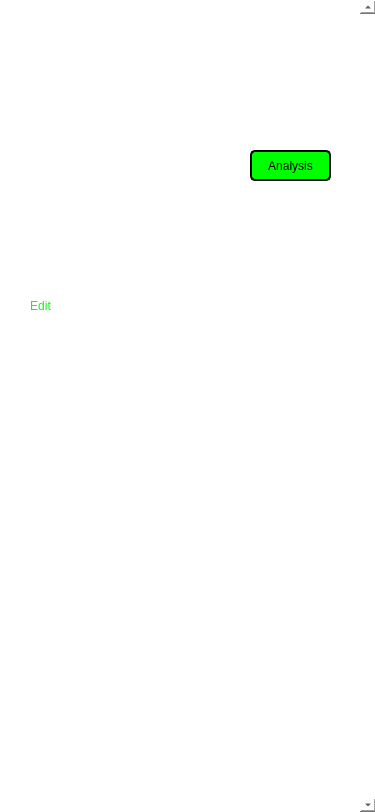
<?xml version="1.0" encoding="UTF-8"?>
<ui version="4.0">
 <class>Secmainwindow</class>
 <widget class="QDialog" name="Secmainwindow">
  <property name="geometry">
   <rect>
    <x>0</x>
    <y>0</y>
    <width>375</width>
    <height>812</height>
   </rect>
  </property>
  <property name="minimumSize">
   <size>
    <width>375</width>
    <height>812</height>
   </size>
  </property>
  <property name="maximumSize">
   <size>
    <width>375</width>
    <height>812</height>
   </size>
  </property>
  <property name="windowTitle">
   <string>Dialog</string>
  </property>
  <property name="styleSheet">
   <string notr="true">background-color: rgb(255, 255, 255);</string>
  </property>
  <widget class="QWidget" name="widget" native="true">
   <property name="geometry">
    <rect>
     <x>0</x>
     <y>0</y>
     <width>375</width>
     <height>812</height>
    </rect>
   </property>
   <property name="minimumSize">
    <size>
     <width>375</width>
     <height>812</height>
    </size>
   </property>
   <property name="maximumSize">
    <size>
     <width>375</width>
     <height>812</height>
    </size>
   </property>
   <widget class="QLabel" name="secpage_pic">
    <property name="geometry">
     <rect>
      <x>0</x>
      <y>0</y>
      <width>375</width>
      <height>812</height>
     </rect>
    </property>
    <property name="minimumSize">
     <size>
      <width>375</width>
      <height>812</height>
     </size>
    </property>
    <property name="maximumSize">
     <size>
      <width>375</width>
      <height>812</height>
     </size>
    </property>
    <property name="text">
     <string/>
    </property>
    <property name="pixmap">
     <pixmap>images/secmainwindow.png</pixmap>
    </property>
   </widget>
   <widget class="QPushButton" name="go_summary">
    <property name="geometry">
     <rect>
      <x>250</x>
      <y>150</y>
      <width>81</width>
      <height>31</height>
     </rect>
    </property>
    <property name="cursor">
     <cursorShape>OpenHandCursor</cursorShape>
    </property>
    <property name="styleSheet">
     <string notr="true">QPushButton{
	font: 700 14pt &quot;맑은 고딕&quot;;
	color: rgb(0,0,0);
	background-color:rgb(0,255,0);
	border: 2px solid rgb(0,0,0);
	border-radius: 5px;
}</string>
    </property>
    <property name="text">
     <string>Analysis</string>
    </property>
    <property name="flat">
     <bool>true</bool>
    </property>
   </widget>
   <widget class="QPushButton" name="go_adding">
    <property name="geometry">
     <rect>
      <x>329</x>
      <y>297</y>
      <width>20</width>
      <height>20</height>
     </rect>
    </property>
    <property name="cursor">
     <cursorShape>OpenHandCursor</cursorShape>
    </property>
    <property name="styleSheet">
     <string notr="true">border: 0px; background-color:rgba(255,255,255,0.0)</string>
    </property>
    <property name="text">
     <string/>
    </property>
    <property name="flat">
     <bool>true</bool>
    </property>
   </widget>
   <widget class="QPushButton" name="edit_btn">
    <property name="enabled">
     <bool>true</bool>
    </property>
    <property name="geometry">
     <rect>
      <x>20</x>
      <y>290</y>
      <width>41</width>
      <height>31</height>
     </rect>
    </property>
    <property name="cursor">
     <cursorShape>OpenHandCursor</cursorShape>
    </property>
    <property name="styleSheet">
     <string notr="true">QPushButton{
	font: 700 14pt &quot;맑은 고딕&quot;;
	color: rgb(0,255,0);
	background-color:rgb(255,255,255);
	border: 0px solid rgb(0,0,0);
	border-radius: 5px;
}</string>
    </property>
    <property name="text">
     <string>Edit</string>
    </property>
    <property name="flat">
     <bool>true</bool>
    </property>
   </widget>
   <widget class="QPushButton" name="go_planning">
    <property name="geometry">
     <rect>
      <x>317</x>
      <y>359</y>
      <width>20</width>
      <height>20</height>
     </rect>
    </property>
    <property name="cursor">
     <cursorShape>OpenHandCursor</cursorShape>
    </property>
    <property name="styleSheet">
     <string notr="true">border: 0px; background-color:rgba(255,255,255,0.0)</string>
    </property>
    <property name="text">
     <string/>
    </property>
    <property name="flat">
     <bool>true</bool>
    </property>
   </widget>
   <widget class="QLineEdit" name="month_line">
    <property name="enabled">
     <bool>true</bool>
    </property>
    <property name="geometry">
     <rect>
      <x>50</x>
      <y>160</y>
      <width>191</width>
      <height>31</height>
     </rect>
    </property>
    <property name="toolTip">
     <string>&lt;html&gt;&lt;head/&gt;&lt;body&gt;&lt;p&gt;&lt;br/&gt;&lt;/p&gt;&lt;/body&gt;&lt;/html&gt;</string>
    </property>
    <property name="whatsThis">
     <string>&lt;!DOCTYPE HTML PUBLIC &quot;-//W3C//DTD HTML 4.0//EN&quot; &quot;http://www.w3.org/TR/REC-html40/strict.dtd&quot;&gt;
&lt;html&gt;&lt;head&gt;&lt;meta name=&quot;qrichtext&quot; content=&quot;1&quot; /&gt;&lt;meta charset=&quot;utf-8&quot; /&gt;&lt;style type=&quot;text/css&quot;&gt;
p, li { white-space: pre-wrap; }
hr { height: 1px; border-width: 0; }
&lt;/style&gt;&lt;/head&gt;&lt;body style=&quot; font-family:'맑은 고딕'; font-size:12pt; font-weight:700; font-style:normal;&quot;&gt;
&lt;p align=&quot;right&quot; style=&quot; margin-top:12px; margin-bottom:12px; margin-left:0px; margin-right:0px; -qt-block-indent:0; text-indent:0px;&quot;&gt;&lt;br /&gt;&lt;/p&gt;&lt;/body&gt;&lt;/html&gt;</string>
    </property>
    <property name="styleSheet">
     <string notr="true">background-color: rgba(255, 255, 255, 0.0);
color: rgb(255, 255, 255);
font: 700 26pt &quot;맑은 고딕&quot;;
</string>
    </property>
    <property name="text">
     <string>January</string>
    </property>
    <property name="frame">
     <bool>false</bool>
    </property>
    <property name="alignment">
     <set>Qt::AlignLeading|Qt::AlignLeft|Qt::AlignVCenter</set>
    </property>
    <property name="readOnly">
     <bool>true</bool>
    </property>
   </widget>
   <widget class="QLineEdit" name="income_line">
    <property name="geometry">
     <rect>
      <x>187</x>
      <y>201</y>
      <width>137</width>
      <height>21</height>
     </rect>
    </property>
    <property name="toolTip">
     <string>&lt;html&gt;&lt;head/&gt;&lt;body&gt;&lt;p&gt;&lt;br/&gt;&lt;/p&gt;&lt;/body&gt;&lt;/html&gt;</string>
    </property>
    <property name="whatsThis">
     <string>&lt;!DOCTYPE HTML PUBLIC &quot;-//W3C//DTD HTML 4.0//EN&quot; &quot;http://www.w3.org/TR/REC-html40/strict.dtd&quot;&gt;
&lt;html&gt;&lt;head&gt;&lt;meta name=&quot;qrichtext&quot; content=&quot;1&quot; /&gt;&lt;meta charset=&quot;utf-8&quot; /&gt;&lt;style type=&quot;text/css&quot;&gt;
p, li { white-space: pre-wrap; }
hr { height: 1px; border-width: 0; }
&lt;/style&gt;&lt;/head&gt;&lt;body style=&quot; font-family:'맑은 고딕'; font-size:12pt; font-weight:700; font-style:normal;&quot;&gt;
&lt;p align=&quot;right&quot; style=&quot; margin-top:12px; margin-bottom:12px; margin-left:0px; margin-right:0px; -qt-block-indent:0; text-indent:0px;&quot;&gt;&lt;br /&gt;&lt;/p&gt;&lt;/body&gt;&lt;/html&gt;</string>
    </property>
    <property name="styleSheet">
     <string notr="true">background-color: rgba(255, 255, 255, 0.0);
color: rgb(255, 255, 255);
font: 700 14pt &quot;맑은 고딕&quot;;
</string>
    </property>
    <property name="text">
     <string/>
    </property>
    <property name="frame">
     <bool>false</bool>
    </property>
    <property name="alignment">
     <set>Qt::AlignCenter</set>
    </property>
    <property name="readOnly">
     <bool>true</bool>
    </property>
   </widget>
   <widget class="QLineEdit" name="expense_line">
    <property name="geometry">
     <rect>
      <x>187</x>
      <y>225</y>
      <width>137</width>
      <height>21</height>
     </rect>
    </property>
    <property name="toolTip">
     <string>&lt;html&gt;&lt;head/&gt;&lt;body&gt;&lt;p&gt;&lt;br/&gt;&lt;/p&gt;&lt;/body&gt;&lt;/html&gt;</string>
    </property>
    <property name="whatsThis">
     <string>&lt;!DOCTYPE HTML PUBLIC &quot;-//W3C//DTD HTML 4.0//EN&quot; &quot;http://www.w3.org/TR/REC-html40/strict.dtd&quot;&gt;
&lt;html&gt;&lt;head&gt;&lt;meta name=&quot;qrichtext&quot; content=&quot;1&quot; /&gt;&lt;meta charset=&quot;utf-8&quot; /&gt;&lt;style type=&quot;text/css&quot;&gt;
p, li { white-space: pre-wrap; }
hr { height: 1px; border-width: 0; }
&lt;/style&gt;&lt;/head&gt;&lt;body style=&quot; font-family:'맑은 고딕'; font-size:12pt; font-weight:700; font-style:normal;&quot;&gt;
&lt;p align=&quot;right&quot; style=&quot; margin-top:12px; margin-bottom:12px; margin-left:0px; margin-right:0px; -qt-block-indent:0; text-indent:0px;&quot;&gt;&lt;br /&gt;&lt;/p&gt;&lt;/body&gt;&lt;/html&gt;</string>
    </property>
    <property name="styleSheet">
     <string notr="true">background-color: rgba(255, 255, 255, 0.0);
color: rgb(255, 255, 255);
font: 700 14pt &quot;맑은 고딕&quot;;
</string>
    </property>
    <property name="text">
     <string/>
    </property>
    <property name="frame">
     <bool>false</bool>
    </property>
    <property name="alignment">
     <set>Qt::AlignCenter</set>
    </property>
    <property name="readOnly">
     <bool>true</bool>
    </property>
   </widget>
   <widget class="QPushButton" name="next_btn">
    <property name="geometry">
     <rect>
      <x>320</x>
      <y>213</y>
      <width>20</width>
      <height>20</height>
     </rect>
    </property>
    <property name="cursor">
     <cursorShape>OpenHandCursor</cursorShape>
    </property>
    <property name="styleSheet">
     <string notr="true">border: 0px; background-color:rgba(255,255,255,0.0)</string>
    </property>
    <property name="text">
     <string/>
    </property>
    <property name="flat">
     <bool>true</bool>
    </property>
   </widget>
   <widget class="QPushButton" name="back_btn">
    <property name="geometry">
     <rect>
      <x>38</x>
      <y>213</y>
      <width>20</width>
      <height>20</height>
     </rect>
    </property>
    <property name="cursor">
     <cursorShape>OpenHandCursor</cursorShape>
    </property>
    <property name="styleSheet">
     <string notr="true">border: 0px; background-color:rgba(255,255,255,0.0)</string>
    </property>
    <property name="text">
     <string/>
    </property>
    <property name="flat">
     <bool>true</bool>
    </property>
   </widget>
   <widget class="QLineEdit" name="target_line">
    <property name="geometry">
     <rect>
      <x>95</x>
      <y>343</y>
      <width>200</width>
      <height>21</height>
     </rect>
    </property>
    <property name="styleSheet">
     <string notr="true">font: 700 10pt &quot;맑은 고딕&quot;;
background-color: rgba(255, 255, 255, 0.0);
color: rgb(255,255,255);
border: 0px;</string>
    </property>
    <property name="readOnly">
     <bool>true</bool>
    </property>
   </widget>
   <widget class="QLineEdit" name="target_line_2">
    <property name="geometry">
     <rect>
      <x>33</x>
      <y>370</y>
      <width>281</width>
      <height>21</height>
     </rect>
    </property>
    <property name="styleSheet">
     <string notr="true">font: 700 10pt &quot;맑은 고딕&quot;;
color: rgb(0, 255, 0);
background-color: rgba(255, 255, 255, 0.0);
border: 0px;</string>
    </property>
    <property name="readOnly">
     <bool>true</bool>
    </property>
   </widget>
   <widget class="QLineEdit" name="target_line_3">
    <property name="geometry">
     <rect>
      <x>35</x>
      <y>343</y>
      <width>61</width>
      <height>21</height>
     </rect>
    </property>
    <property name="styleSheet">
     <string notr="true">font: 700 13pt &quot;맑은 고딕&quot;;
background-color: rgba(255, 255, 255, 0.0);
color: rgb(255,255,255);
border: 0px;</string>
    </property>
    <property name="readOnly">
     <bool>true</bool>
    </property>
   </widget>
   <widget class="QLineEdit" name="year">
    <property name="geometry">
     <rect>
      <x>50</x>
      <y>146</y>
      <width>113</width>
      <height>21</height>
     </rect>
    </property>
    <property name="styleSheet">
     <string notr="true">background-color: rgba(255, 255, 255, 0.0);
color: rgb(255, 255, 255);
font: 500 14pt &quot;맑은 고딕&quot;;
border:0;</string>
    </property>
   </widget>
   <widget class="QScrollBar" name="verticalScrollBar">
    <property name="geometry">
     <rect>
      <x>360</x>
      <y>0</y>
      <width>16</width>
      <height>812</height>
     </rect>
    </property>
    <property name="sizePolicy">
     <sizepolicy hsizetype="Fixed" vsizetype="Preferred">
      <horstretch>0</horstretch>
      <verstretch>0</verstretch>
     </sizepolicy>
    </property>
    <property name="maximum">
     <number>0</number>
    </property>
    <property name="orientation">
     <enum>Qt::Vertical</enum>
    </property>
    <property name="invertedAppearance">
     <bool>false</bool>
    </property>
    <property name="invertedControls">
     <bool>true</bool>
    </property>
   </widget>
  </widget>
 </widget>
 <resources/>
 <connections/>
</ui>
